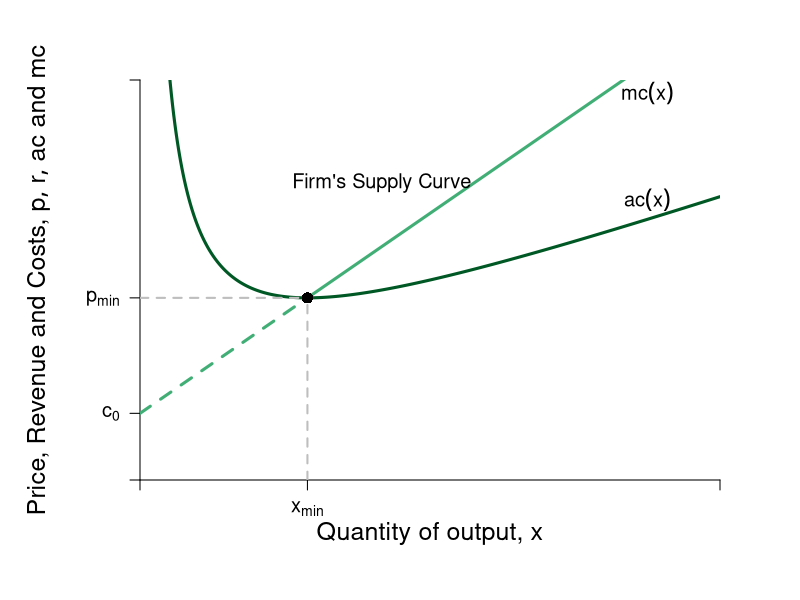

The R script that drew this image:
#Graph Designer: Simon Halliday
#Authors: Bowles, Foley and Halliday
#Title: Coordination, Conflict and Competition: A Text in Microeconomics

require(shape)
pdf(file = "firmmarketsupply/supply_upward.pdf", width = 9, height = 7)

#Set parameters for graphics
axislabelsize <- 1.5
labelsize <- 1.2
graphlinewidth <- 3
segmentlinewidth <- 2

COL <- c("#7fc97f", "#beaed4", "#fdc086", "#ffff99", "#386cb0", "#f0027f", "#bf5b17", "#666666")
COLA <- c("#e0f3db", "#99d8c9","#66c2a4","#41ae76", "#238b45", "#005824")
COLB <- c("#c6dbef", "#4eb3d3", "#2b8cbe", "#0868ac","#084081")

#Edited the margins to cater for the larger LHS labels
par(mar =  c(6, 7, 4, 4))

AvgRevenue <- function(x, rmax = 12, xmax = 12){
  rmax - (rmax/xmax)*x
}

MRevenue <- function(x, rmax = 12, xmax = 12){
  rmax - 2*(rmax/xmax)*x
}

AvgCost <- function(x, c0 = 6, c1 = 2, c2 = 0.5){
  c0/x + c1 + c2*x
}

AvgVarCost <- function(x, c0 = 6, c1 = 2, c2 = 0.5){
  c1 + c2*x
}

MCost <- function(x, c1 = 2, c2 = 0.5){
  c1 + 2*c2*x
}

xlims <- c(0, 12)
ylims <- c(0, 12)

npts <- 501 
x <- seq(xlims[1], xlims[2], length.out = npts)
y <- seq(ylims[1], ylims[2], length.out = npts) 
a <- c(13, 16.75, 19.25)

plot(0, 0, xlim = xlims, ylim = ylims, type = "n",
     xlab = expression(paste("")),
     ylab = expression(paste("")), 
     xaxt = "n", 
     yaxt = "n", 
     cex.lab = axislabelsize, 
     bty = "n",
     xaxs="i", 
     yaxs="i")

# ticksy <- seq(from = ylims[1], to = ylims[2], by = 1)
# ylabels <- seq(from = ylims[1], to = ylims[2], by = 1)
# ticksx <- seq(from = xlims[1], to = xlims[2], by = 1)
# xlabels <- seq(from = xlims[1], to = xlims[2], by = 1)
ticksy <- c(0, 2, MCost(x = 3.4641), ylims[2])
ylabels <- c(NA, expression(paste(c[0])), expression(paste(p[min])), NA)
ticksx <- c(0, 3.4641, xlims[2])
xlabels <- c(NA, expression(paste(x[min])), NA)

axis(1, at = ticksx, pos = 0, labels = xlabels, cex.axis = labelsize)
axis(2, at = ticksy, pos = 0, labels = ylabels, las = 1, cex.axis = labelsize)

npts <- 500 
xx1 <- seq(xlims[1], xlims[2], length.out = npts)
xx2 <- seq(0, 3.4641, length.out = npts)
xx4 <- seq(3.4641, xlims[2], length.out = npts)
xx3 <- seq(2, 6, length.out = npts)


#lines(xx1, bcA(xx1, w = 10, p = 1.5), col = COLB[3], lwd = graphlinewidth)
#lines(xx1, AvgRevenue(xx1, rmax = 12, xmax = 12), col = COLB[5], lwd = graphlinewidth)
#lines(xx1, MRevenue(xx1, rmax = 12, xmax = 12), col = COLB[4], lwd = graphlinewidth)
lines(xx1, AvgCost(xx1, c0 = 6, c1 = 2, c2 = 0.5), col = COLA[6], lwd = graphlinewidth)
#lines(xx1, AvgVarCost(xx1, c1 = 2, c2 = 0.5), col = COLA[5], lwd = graphlinewidth)
lines(xx4, MCost(xx4, c1 = 2, c2 = 0.5), col = COLA[4], lwd = graphlinewidth)
lines(xx2, MCost(xx2, c1 = 2, c2 = 0.5), col = COLA[4], lwd = graphlinewidth, lty = 2)

#Label the axes
mtext(expression(paste("Quantity of output, ", x)), side=1, line = 2.5, cex = axislabelsize)
text(-2.1, 0.5*ylims[2], expression(paste("Price, Revenue and Costs, ", list(p, r, ac), " and ", mc)), xpd = TRUE, cex = axislabelsize, srt = 90) 

#Label curves
text(10.5, 8.4, expression(paste(ac(x))), cex = labelsize)
text(10.5, 11.6, expression(paste(mc(x))), cex = labelsize)
#text(10.5, 6.6, expression(paste(avc(x))), cex = labelsize)

text(5, 8.9, expression(paste("Firm's Supply Curve")), cex = labelsize)
#text(9, 8.3, expression(paste(p == ar(x), phantom() == mr(x))), cex = labelsize)
#text(5, 0.8, expression(paste(mr(x))), cex = labelsize)

#Labels cost and profit areas
# text(3, 0.5*AvgCost(x = 6), expression("Total Costs"), cex = labelsize)
# text(3, (MCost(x = 6) - 0.5*(MCost(x = 6) - AvgCost(x = 6))), expression("Profit"), cex = labelsize)

#Draw segments for total costs
segments(0, MCost(x = 3.4641), 3.4641, MCost(x = 3.4641), lty = 2, col = "gray" , lwd = segmentlinewidth)
segments(3.4641, 0, 3.4641, MCost(x = 3.4641), lty = 2, col = "gray" , lwd = segmentlinewidth)

# segments(0, AvgCost(x = 6), 6, AvgCost(x = 6), lty = 2, col = "gray" , lwd = segmentlinewidth)
# segments(0, 8, xlims[2], 8, lty = 1, col = COLB[4] , lwd = graphlinewidth)

#Label Points for comparison
# points(6, AvgCost(x = 6), pch = 16, col = "black", cex = 1.5)
# text(6.2, AvgCost(x = 6) + 0.4, expression(g), cex = labelsize)

points(3.4641, MCost(x = 3.4641), pch = 16, col = "black", cex = 1.5)
# text(6, MCost(x = 6) + 0.4, expression(i), cex = labelsize)

#Arrow to mr = mc
# text(6, 11.5, expression(paste("Profit Maximum at")), cex = labelsize)
# text(6, 11, expression(paste(mr == mc)), cex = labelsize)
# Arrows(6, 10.7, 6, 8.5 , col = "black", lty = 1, lwd = 2, arr.type = "triangle", arr.lwd = 0.5)



dev.off()
